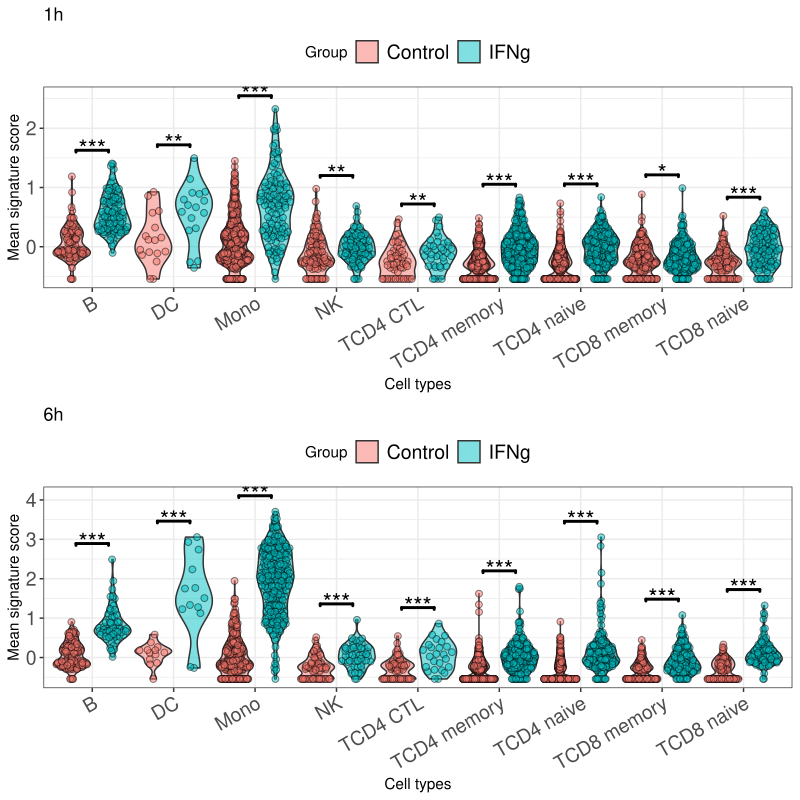

Generate this figure with R:
# Analysis on Kartha dataset IFNg 1h, 6h
# Violin plots for different IFN signature scores
# UMAP based on our cell type gene set followed by showing our IFN signature scores on UMAP

library(Seurat)
library(uwot)
library(ggrepel)
library(dplyr)
library(reshape2)
library(varhandle)
library(qs)
library(ggpubr)
options(ggrepel.max.overlaps = Inf)
set.seed(42)

save_dir="kartha_scRNAseq_analysis/" 

# Data taken from our Front Imm Paper 2023 
# https://www.frontiersin.org/journals/immunology/articles/10.3389/fimmu.2023.1194745/full
data_dir="data/Kartha/" 

### Load IFN gene signatures
rosetta_new=readRDS(file ="published_signatures/IFN_signature_list_all_valid.RDS")

# Only use our IFN-g  signature 
selected_signatures=rosetta_new$IFN_II_Aybey

# Load Greenland data
pbmc=qread(file=paste0(data_dir,"Kartha_sobj.qs"))


# cell type assignments from our previous paper 
cell_annot=read.csv(paste0(data_dir,"rf_Hao_fine_Kartha_ourgenes_164.csv"),row.names = 1)

# group cell type annotation
cell_annot$Predictions=gsub("TCD8 TEM","TCD8 memory",cell_annot$Predictions)
cell_annot$Predictions=gsub("TCD8 TCM","TCD8 memory",cell_annot$Predictions)
cell_annot$Predictions=gsub("TCD4 TEM","TCD4 memory",cell_annot$Predictions)
cell_annot$Predictions=gsub("TCD4 TCM","TCD4 memory",cell_annot$Predictions)

pbmc[['fine_RF_annot']]=cell_annot[colnames(pbmc),"Predictions"]

# Only focus on IFN and control for the demonstration of downstream analysis bias

take=pbmc$StimType=="Control" | pbmc$StimType=="IFN"
pbmc=pbmc[,take]

# Remove ControlGolgiPlug_6h and IFNGolgiPlug_6h
# remove donor 4 since this only has IFNg treatment
remove=pbmc$Condition=="ControlGolgiPlug_6h" | pbmc$Condition=="IFNGolgiPlug_6h" | pbmc$Donor =="Donor4"
pbmc=pbmc[,!remove]

# remove small number of cells ILC and T unconv dnT
# each stimulation less than 10
table(pbmc$fine_RF_annot,pbmc$Condition)

pbmc=pbmc[,pbmc$fine_RF_annot!="Tunconv gdT"]
pbmc=pbmc[,pbmc$fine_RF_annot!="Plasma"]
pbmc=pbmc[,pbmc$fine_RF_annot!="HSPC"]
pbmc=pbmc[,pbmc$fine_RF_annot!="pDC"]
pbmc=pbmc[,pbmc$fine_RF_annot!="Tunconv MAIT"]

# only focus on  IFN genes for the downstream analysis
all_genes=unlist(selected_signatures,use.names = F) %>% unique()
pbmc_IFN=pbmc[all_genes,]

#### IFN scores ####

# scale gene expression
pbmc_IFN=ScaleData(pbmc_IFN,features = rownames(pbmc_IFN))

# Calculate mean signature scores

genes_select=intersect(rownames(pbmc_IFN),selected_signatures)
pbmc_IFN[['IFN_II_Aybey']]=colMeans(pbmc_IFN@assays$RNA@scale.data[genes_select,])
  
# Create dataframe for plotting
df=data.frame(
  stimulation=pbmc_IFN$Condition,
  cell_type_fine=pbmc_IFN$fine_RF_annot,
  
  IFN_II_Aybey=pbmc_IFN@meta.data[,"IFN_II_Aybey"]
)

df_melt=melt(df)

# Predefined parameters
text_size    = 14
signif_size  = 6
bracket_size = 1

# Specify treatment IFNg
df$stimulation=gsub("IFN","IFNg",df$stimulation)

# Prepare data by creating helper columns and converting groups to factors
df2 <- df %>% 
  mutate(
    Time = ifelse(grepl("1h", stimulation), "1h", "6h"),
    Group = ifelse(grepl("Control", stimulation), "Control", "IFNg")
  ) %>%
  mutate(
    Group = factor(Group, levels = c("Control", "IFNg")),
    cell_type_fine = factor(cell_type_fine)
  )

# Create separate datasets for 1h and 6h comparisons
df_1h <- df2 %>% filter(Time == "1h")
df_6h <- df2 %>% filter(Time == "6h")

# Function to generate violin plot with custom t-test
plot_violin_with_stats <- function(data, time_label, ref_group) {
  # For each cell type, perform t-test comparing groups
  pwc <- data %>% 
    group_by(cell_type_fine) %>% 
    t_test(IFN_II_Aybey  ~ Group, 
           ref.group = ref_group)
  
  # If p.adj is missing, use p instead.
  if(!"p.adj" %in% colnames(pwc)){
    pwc <- pwc %>% mutate(p.adj = p)
  }
  
  # Create significance labels based on adjusted p-values
  pwc <- pwc %>% 
    mutate(p.adj.signif = case_when(
      p.adj < 0.001 ~ "***",
      p.adj < 0.01  ~ "**",
      p.adj < 0.05  ~ "*",
      TRUE ~ "ns"
    ))
  
  pwc <- pwc %>% add_xy_position(x = "cell_type_fine")
  
  # Create violin plot with custom p-value annotations
  p <- ggplot(data, aes(x = cell_type_fine, y = IFN_II_Aybey , fill = Group)) +
    geom_violin(alpha = 0.5, scale = "width", position = position_dodge(width = 1)) +
    ggbeeswarm::geom_quasirandom(shape = 21, size = 2, dodge.width = 1,
                                 color = "black", alpha = 0.5, show.legend = FALSE) +
    ggtitle(time_label) +
    theme_bw() +
    theme(legend.position = "top",
          legend.text = element_text(size = text_size),
          axis.text.x = element_text(size = text_size, angle = 30, vjust = 1, hjust = 1),
          axis.text.y = element_text(size = text_size),
          strip.text.x = element_text(size = text_size)) +
    ylab("Mean signature score") + xlab("Cell types")
  
  # Use inherit.aes = FALSE to avoid inheriting unnecessary mappings
  p <- p + stat_pvalue_manual(
    data = pwc,
    mapping = aes(x = cell_type_fine, y.position = y.position, label = p.adj.signif),
    tip.length = 0.01, hide.ns = F, 
    size = signif_size, bracket.size = bracket_size,
    inherit.aes = FALSE
  )
  
  return(p)
}

# Create the violin plots for 1h and 6h comparisons:
plot_1h <- plot_violin_with_stats(df_1h, "1h", ref_group = "IFNg")
plot_6h <- plot_violin_with_stats(df_6h, "6h", ref_group = "IFNg")

# Display plots together

vln_all_common_3=plot_grid(plot_1h,plot_6h,nrow = 2, align = "h")

pdf(paste0(save_dir,"Kartha_Vlnplots_IFNg_meanscores_wstats.pdf"),
    width = 8,
    height = 8)
vln_all_common_3
dev.off()
